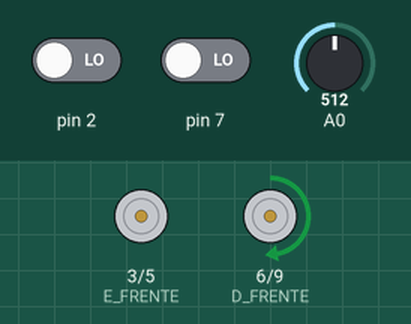
Simulated run of this sketch. Board: Arduino Uno, built with avr-gcc and run on an emulated ATmega328P. Shown: motor-driver pin pairs drawn as motors (green arrow = first pin HIGH = forward, orange = second pin HIGH = backward, longer = more drive). Inputs (shaded band) come from the test bench; at power-on: pin 7 LOW, pin 2 LOW, A0 = 512.

Above: at 1.2 s.
1.3 s: pin 7 driven HIGH
At 1.6 s:
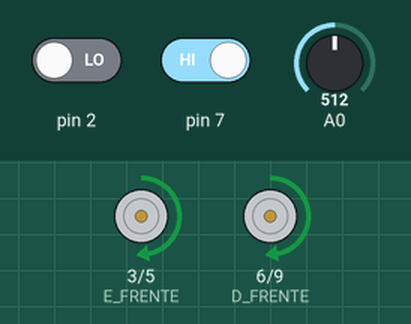
2.8 s: pin 2 driven HIGH
At 3.0 s:
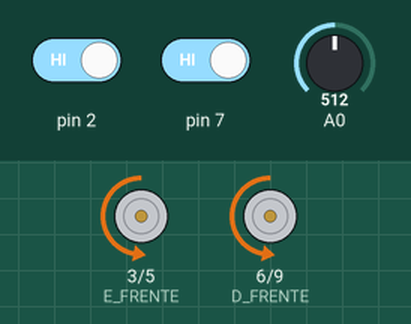
At 3.44 s:
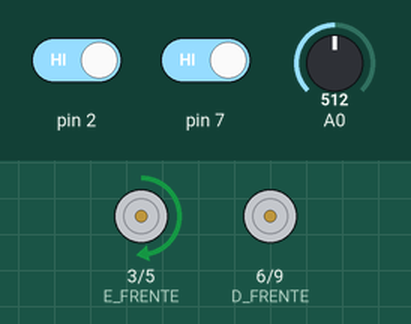
5.8 s: A0 set to 716
8.8 s: A0 set to 900
11.8 s: A0 set to 122
14.8 s: A0 set to 6
17.8 s: A0 set to 3
At 19.0 s:
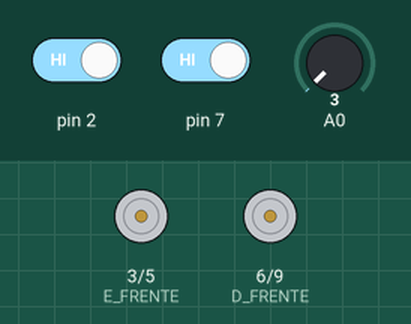
Timing chart, 0 to 21.8 s (numbered marks = the images above; inputs shaded):
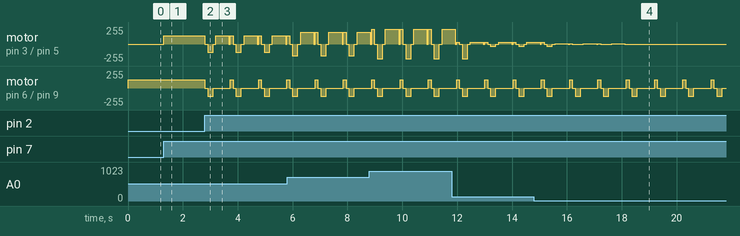

The sketch:

BenjaminBumper.pde
```cpp
//Motor esquerdo
const int E_FRENTE = 3;
const int E_TRAS = 5;

//Motor direito
const int D_FRENTE = 6;
const int D_TRAS = 9;

//Velocidade dos motores
const int VELOCIDADE = 255;
int rodaesquerda, rodadireita;

void setup() {
  Serial.begin(9600);

  //Inicialização do motor esquerdo
  pinMode(E_FRENTE, OUTPUT);
  pinMode(E_TRAS, OUTPUT);

  //Inicialização do motor direito
  pinMode(D_FRENTE, OUTPUT);
  pinMode(D_TRAS, OUTPUT);

  pinMode(0, INPUT);
}

#define time90 120


void loop() {
  if(isEsquerdaAtivo()){
      frente(-1);
    }else{
      while(!isEsquerdaAtivo()){
        esquerda(100);
      }
    }

  if(isDireitaAtivo() && isEsquerdaAtivo()) {
    parar();
    delay(100);
    tras (200);
    parar();
    delay(100);
    direita (time90 * 4);
    delay(50);
    frente(100);

  }

}

/************************
 * Funções de sensor *
 ************************/

boolean isDireitaAtivo() {
  return (digitalRead(2) == HIGH);
}

boolean isEsquerdaAtivo() {
  return (digitalRead(7) == HIGH);
}

/************************
 * Funções de movimento *
 ************************/

/*
 * Anda pra frente por x milisegundos e pára.
 */
void frente(int milisegundos) {
  frenteDireita();
  frenteEsquerda();
  if(milisegundos >= 0) {
    delay(milisegundos);
    parar();
  }
}

/*
 * Anda pra trás por x milisegundos e pára.
 */
void tras(int milisegundos) {
  trasDireita();
  trasEsquerda();
  if(milisegundos >= 0) {
    delay(milisegundos);
    parar();
  }
}

/*
 * Anda pra direita por x milisegundos e pára.
 */
void direita(int milisegundos) {
  frenteEsquerda();
  if(milisegundos >= 0) {
    delay(milisegundos);
    parar();
  }
}

/*
 * Anda pra esquerda por x milisegundos e pára.
 */
void esquerda(int milisegundos) {
  frenteDireita();
  if(milisegundos >= 0) {
    delay(milisegundos);
    parar();
  }
}

/************************
 * Controle dos Motores *
 ************************/

void frenteEsquerda() {
  int aux = map(analogRead(0),0, 1023, 0, 255);
  analogWrite(E_FRENTE, aux);
  analogWrite(E_TRAS, 0);
}

void frenteDireita() {
  analogWrite(D_FRENTE, 127);
  analogWrite(D_TRAS, 0);
}

void trasEsquerda() {
  int aux = map(analogRead(0),0, 1023, 0, 255);
  analogWrite(E_FRENTE, 0);
  analogWrite(E_TRAS, aux);
}

void trasDireita() {
  analogWrite(D_FRENTE, 0);
  analogWrite(D_TRAS, 127);
}

void parar() {
  analogWrite(E_FRENTE, 0);
  analogWrite(E_TRAS, 0);
  analogWrite(D_FRENTE, 0);
  analogWrite(D_TRAS, 0);
}
```

Measured:
- the behaviour switches between 5 and 4 on A0 (found by bisection; images 3 and 4)
- after the input at 1.3 s, motor on pin 3 (E_FRENTE) / pin 5 (E_TRAS): stopped → forward 127/255 at once
- after the input at 17.8 s, motor on pin 3 (E_FRENTE) / pin 5 (E_TRAS): goes on until 18.1 s, then stays stopped
